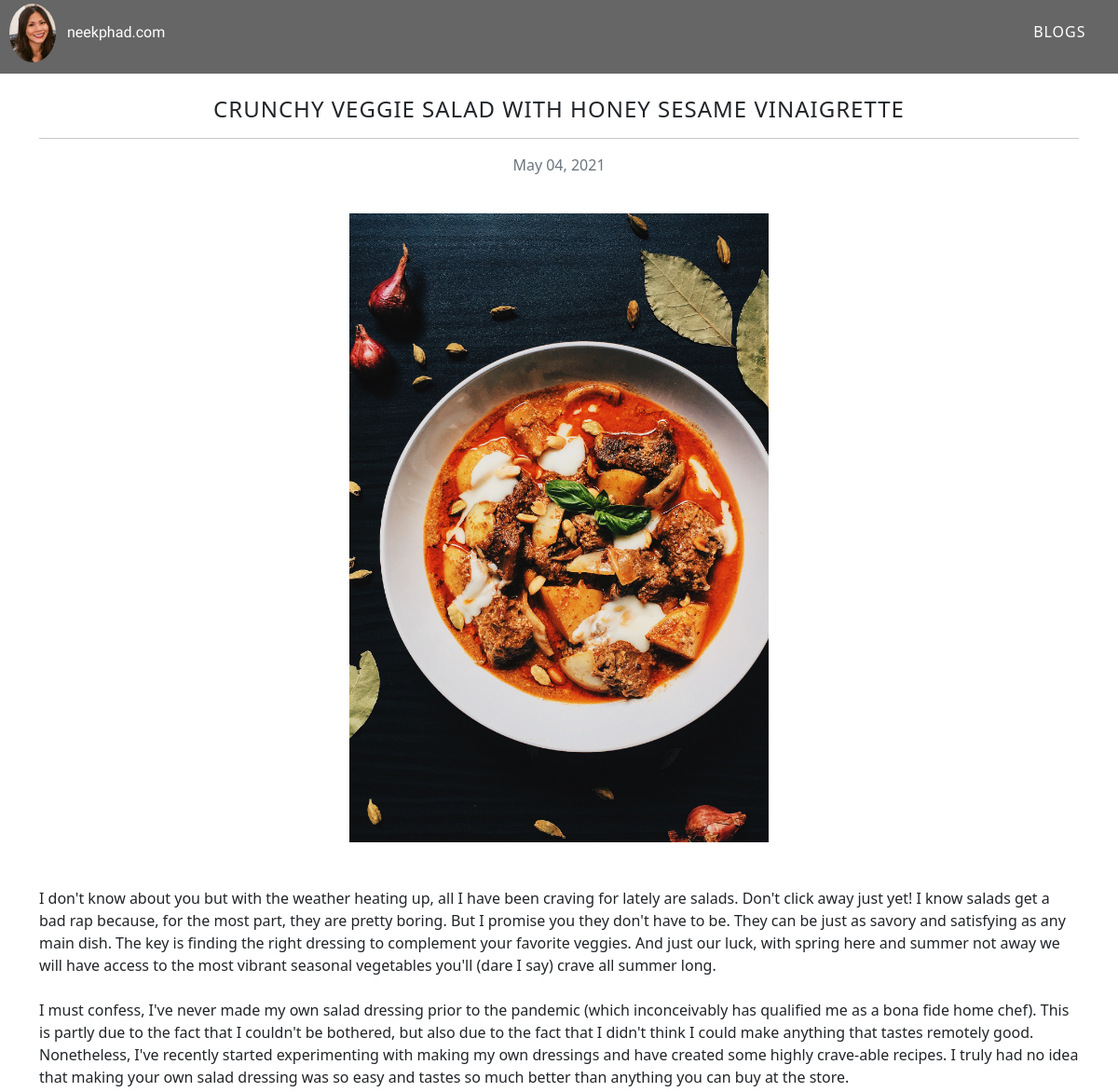
The page /blog/2/crunchy-veggie-salad-honey-sesame-vinaigrette/ (upper part) on the database as committed earlier.
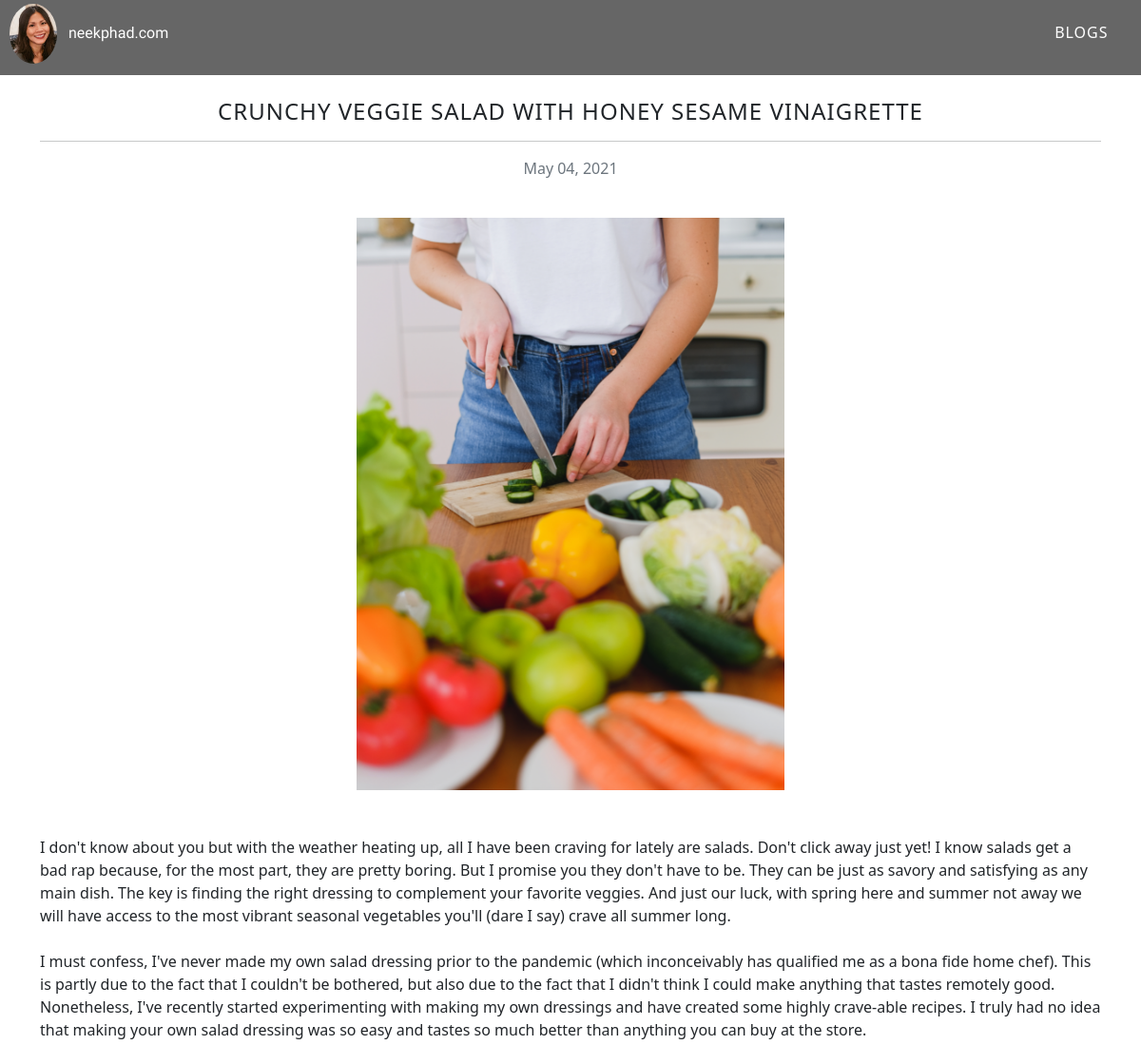
The same page on the database as committed later.
### website/models.py (models this page shows, shortened)
class Blog(models.Model):
    title = models.CharField(max_length=200, blank=False)
    slug = models.SlugField(max_length=200, null=True, blank=False)
    description = models.TextField()
    date = models.DateField()
    image = models.ImageField(upload_to='images/', null=True, blank=True)
    url = models.URLField(blank=True)
    class Meta:
        ordering = ['-date']

### website/views.py (the view)
# urls.py: path('blog/<int:blog_id>/<slug:slug>/', views.blog_detail, name='blog_detail'),
def blog_detail(request, blog_id, slug):
    blog = get_object_or_404(Blog, pk=blog_id, slug=slug)
    return render(request, 'blog_detail.html', {'blog':blog})

### website/templates/blog_detail.html (shortened to what this page needs)
{% extends 'base.html' %}
{% load static %}
{% block content %}
<section>
<div class="container">
    <div class="row">
        <div class="col-md-12 mb-4 mt-4 center">
            <div class="blog-detail">
                <h4>{{ blog.title }}</h4>
                <hr>
                <p class="text-muted text-center">{{ blog.date|date:'F d, Y' }}</p>
                <br>
                {% if blog.image %}
                <img class="blog-detail-image" src="{{ blog.image.url }}">
                {% endif %}
                <br>
                <br>
                <p class="card-text">{{ blog.description|safe }}</p>
            </div>
            <br>
        </div>
    </div>
</div>
</section>
{% endblock %}

Rows that differ between the two databases and show on the page:
changed Blog "CRUNCHY VEGGIE SALAD WITH HONEY SESAME VINAIGRETTE": image: a different picture
